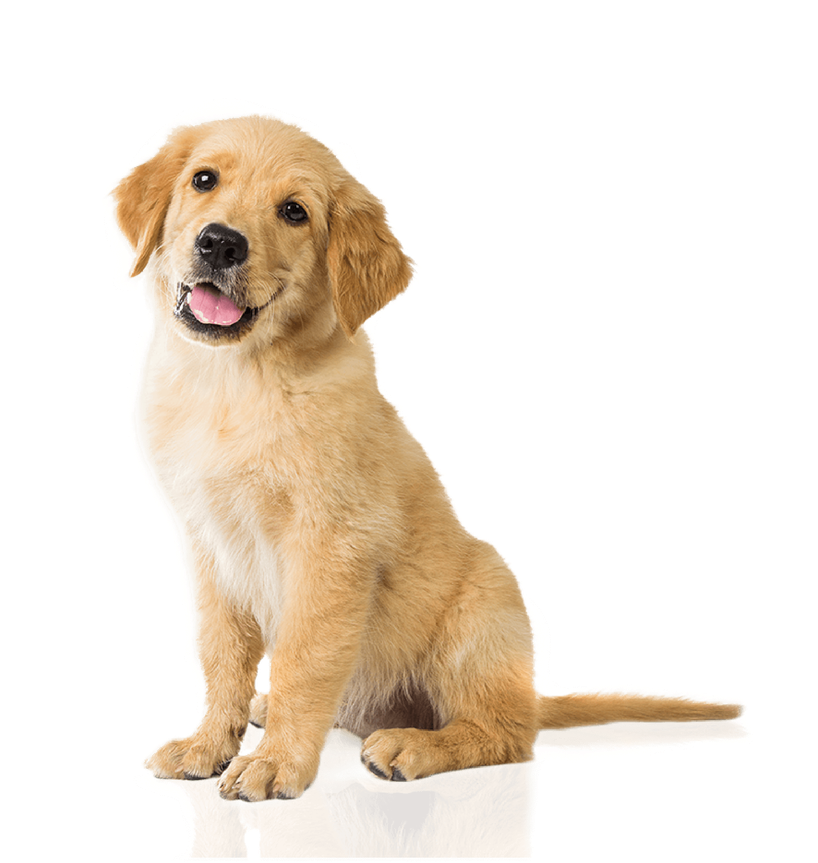
#> input picture Artificial Intelligence/PILTesting/bow-wow-gourmet-dog-treats-are-healthy-natural-low-4.png, 818 x 863 px, shrunk from 1683 x 1776 before the run, found by its file name
$ python main.py
#> lines starting #> are read from the running program, lines starting #| are printed output that depends on the picture
import requests
import numpy as np
from PIL import Image


img = Image.open(requests.get("https://www.freepnglogos.com/uploads/dog-png/bow-wow-gourmet-dog-treats-are-healthy"
                              "-natural-low-4.png", stream=True).raw)
#> img is the input picture: PIL image 818x863 RGBA; mean R, G, B, A 69.9, 58.4, 44.7, 70
print(img.size)
#| (818, 863)
img.convert('RGBA').rotate(45).show()
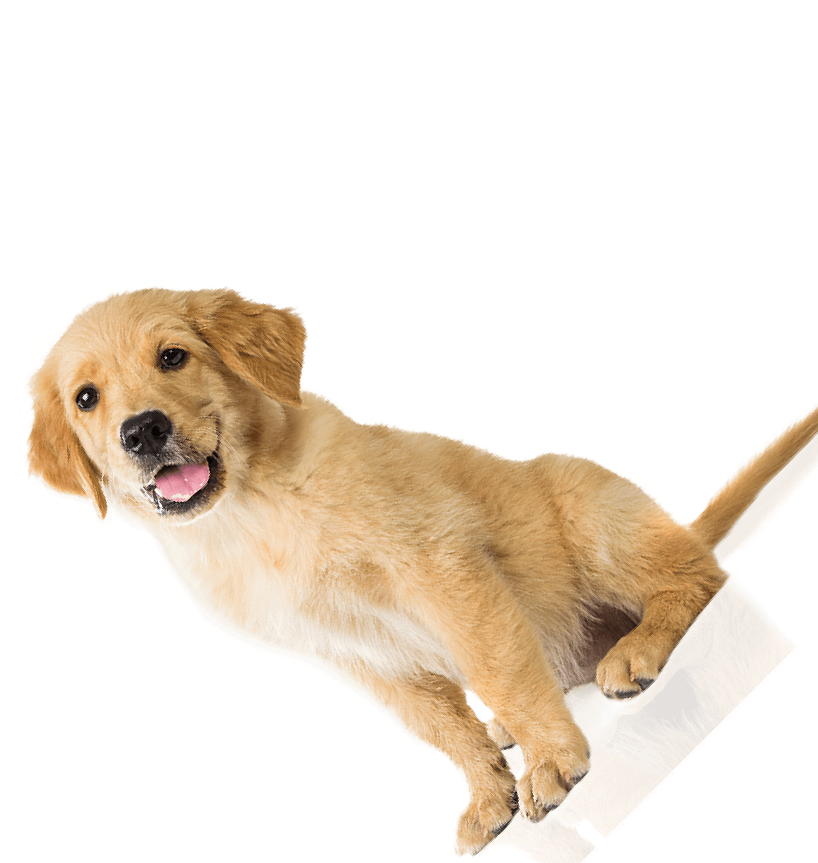
#> shown: PIL image 818x863 RGBA; mean R, G, B, A 68.8, 57.4, 43.9, 69.7; transparent parts drawn white
